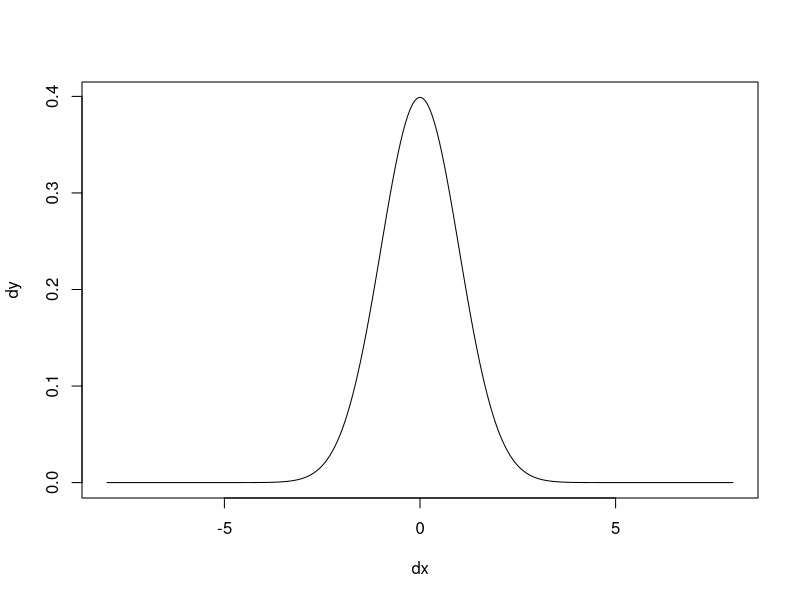
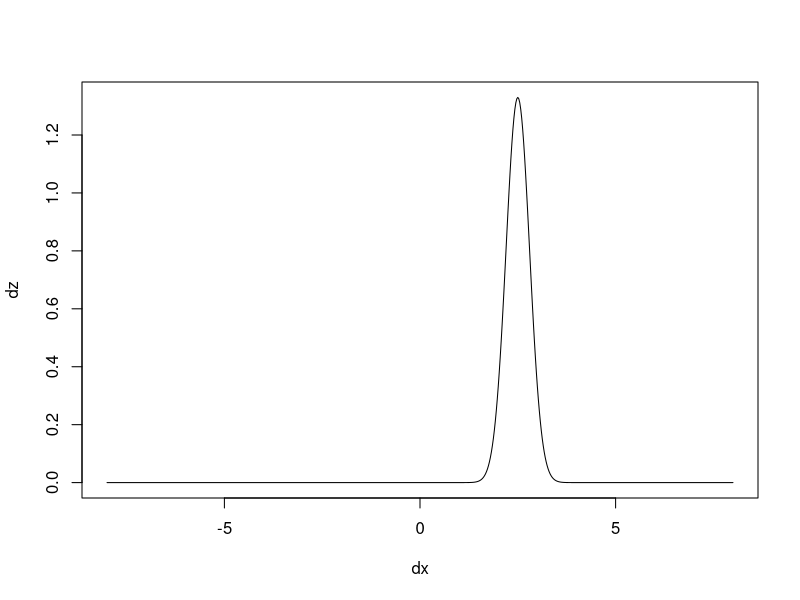
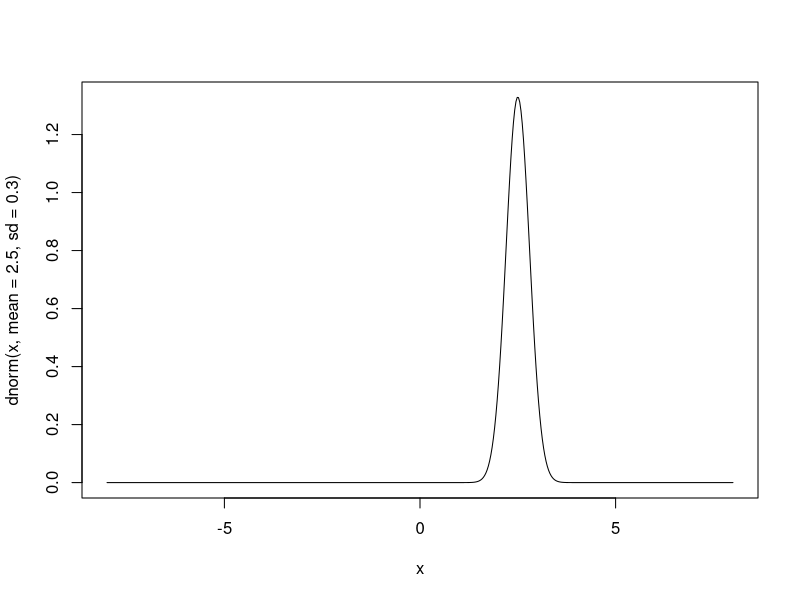
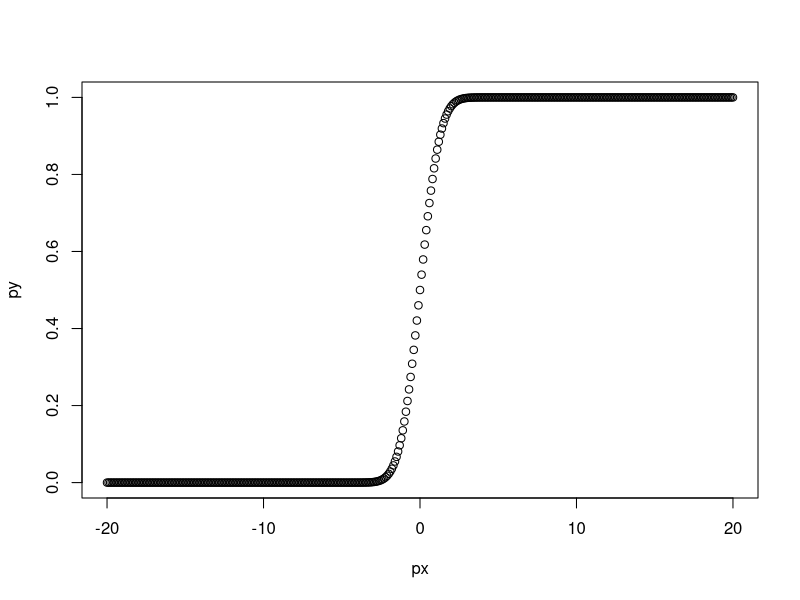
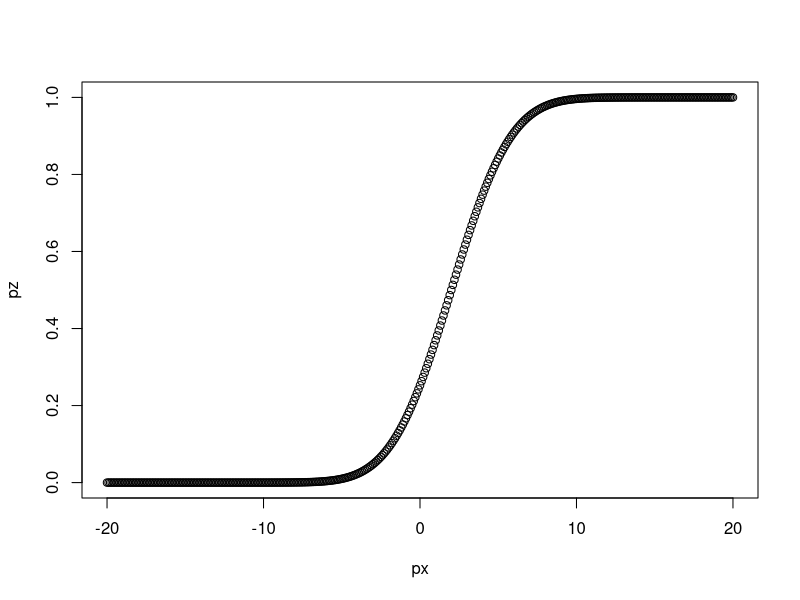
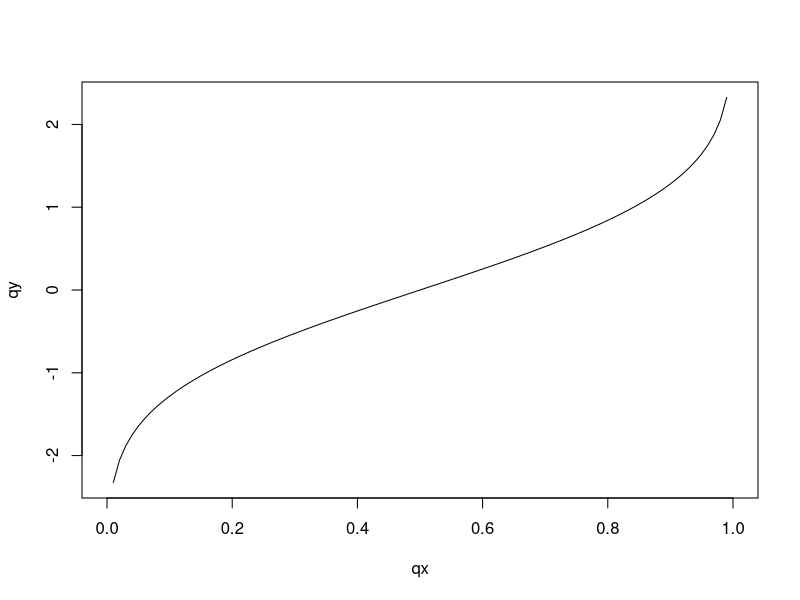
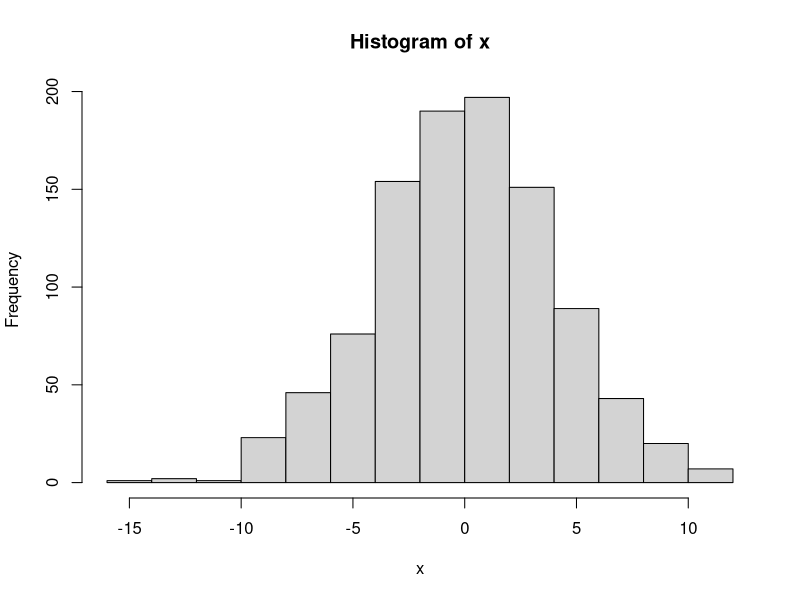
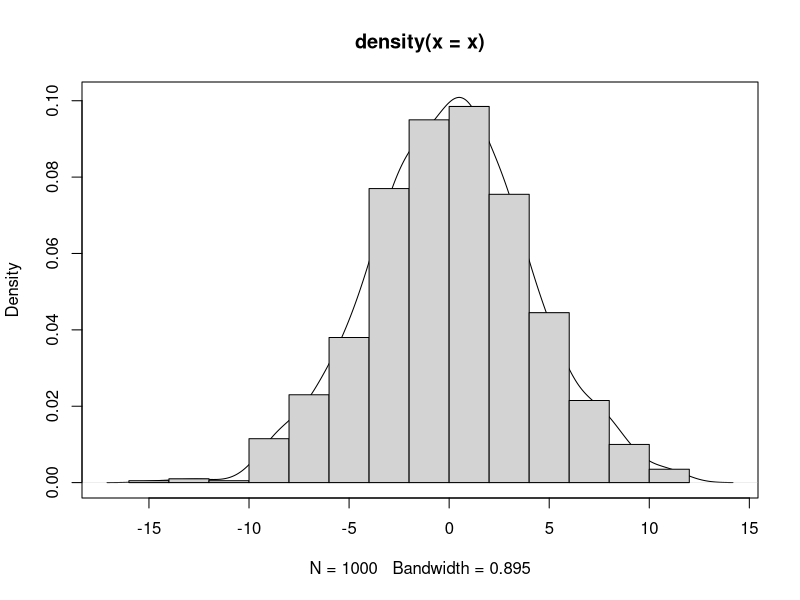

Write R code to recreate these figures, in order. (Note: this script raises an error after producing the figures.)

## Distribuciones

# A modo general, una Distribución es una herramienta matemática que generaliza 
# la noción de una función.

# En R podemos ver la lista de todas las distribuciones que se encuentran incluidas
# en el paquete 'stats', utilizando el siguiente comando:
?Distributions

# Cuatro grandes grupos de funciones de distribución de probabilidad se encuentran
# disponibles en dicho paquete: función de densidad (Density), función de 
# distribución acumulativa (cumulative distribution function), función cuantil 
# (quantile function) y generadores de números al azar (random variate generation).
# Cada función se denomina e identifica con la primer letra seguida del nombre de la
# variable (discreta o continua).
# dxxx
# pxxx
# qxxx
# rxxx

# Ejemplo: Distribución Normal o Gaussiana

# dnorm : Función de Densidad de Probabilidad (PDF en inglés).
# pnorm : Función de Distribución de Probabilidad (CDF en inglés; probabilidad acumulada).
# qnorm : Función de Cuantiles.
# rnorm : Generador aleatorio de números con distribución normal.
# En la ayuda de R se pueden ver las cuatro funciones incluidas para la
# distribución normal (los 5 comandos tienen el mismo efecto):
?Normal
?dnorm
?pnorm
?qnorm
?rnorm

# Las cuatro funciones tienen argumentos que especifican los parámetros
# de la distribución: mean y sd (mu y sigma), tienen los valores por
# defecto 0 y 1 (lo que se denota por la presencia de los "=").
# Otros parámetros varían ya que son específicos de cada función.


## Sobre las funciones:

# dnorm 
# Es la función con forma de campana que la mayoría conocemos.
# Calcula para cada punto observado el valor de la función de densidad.

# Para la función de densidad con una distribución normal el valor en cero vale:
dnorm(0) # cuánto vale la media y el desvío de esta distribución?
# 0.3989423

# Para la función de densidad con una distribución normal y media = 6, el valor
# en cero vale:
dnorm(0, mean = 6)
# 6.075883e-09

# Para la función de densidad con una distribución normal con media = 4 y 
# desvío = 10, el valor en cero vale:
dnorm(0, mean = 6, sd = 10)
# 0.03332246

# Si quiero averiguar el valor para tres números diferentes, los debo concatenar
# con la función c:
dc <- dnorm(c(1, 3, 7))
# 2.419707e-01 4.431848e-03 9.134720e-12

# Si quiero conocer para una determinada secuencia de valores cómo se comporta 
# la función de distribución de densidad, primero debo generar la secuencia:
dx <- seq(-8, 8, by = 0.025)
# dx es un vector con valores entre -20 y 20 tomados de a 0,1.
dy <- dnorm(dx)
# dy usa los valores generados en dx y calcula los valores para la función de 
# densidad con distribución normal
plot(dx, dy, type = 'l')

# ahora le cambiamos la media y el desvío
dz <- dnorm(dx, mean = 2.5, sd = 0.3)
plot(dx, dz, type = 'l')

# Nótese que la función curve también se puede usar para este propósito:
curve(dnorm(x, mean = 2.5, sd = 0.3), from = -8, to = 8, n = 500)

# pnorm
# Es la función que describe P(Y <= X) (probabilidad de que Y sea
# menor o igual a X, siendo X un cuantil e Y una variable aleatoria
# tomada de una distribución normal.
# Naturalmente Y está entre 0 y 1

pnorm(0)
# 0.5

pnorm(0, mean = 2)
# 0.02275013

pnorm(0, mean = 2, sd = 3)
# 0.2524925

pc <- pnorm(c(1, 3, 7))
# 0.8413447 0.9986501 1.0000000

px <- seq(-20, 20, by = 0.1)
py <- pnorm(px)
plot(px, py)

pz <- pnorm(px, mean = 2, sd = 3) 
plot(px, pz)

# qnorm
# Matemáticamente es la función inversa a pnorm (f^-1(x), no 1/f(x)).
# Ejemplo: para una variable al azar con distribución normal, de media 0 y desvío 1,
# la función de probabilidad que devuelve es el usualmente llamado Z-score.

# El ejemplo tal vez más conocido es el del valor de z correspondiente a un alfa de
# 0.05, 1.96 el cual se puede obtener así:

qnorm(0.975)
# 1.959964
# Debe tenerse en cuenta que este valor se obtiene tanto si se trata de un alfa 
# de 0.025 para un test de una sola cola (como en este caso) como para un alfa de
# 0.05 para un test de dos colas.

# Por defecto qnorm considera sólo la cola inferior de la distribución, pero se
# puede cambiar con el argumento lógico lower.tail:
qnorm(0.975, lower.tail = FALSE)

# Otros varios ejemplos (nótese que la entrada debe estar entre 0 y 1):
qnorm(0.5)
# 0
qnorm(0.5, mean = 1)
# 1
qnorm(0.5, mean = 1, sd = 2)
# 1
qnorm(0.5, mean = 2, sd = 2)
# 2
qnorm(0.5, mean = 2, sd = 4)
# 2
qnorm(0.25, mean = 2, sd = 2)
# 0.6510205
qnorm(0.758)
# 0.6998836
qnorm(0.758, mean = 5, sd = 2)
# 6.399767

# Nótese que al cambiar de mean = 0 y sd = 1 ya no estamos hablando de los 
# denominados Z-scores.

qc <- c(0.2, 0.4, 0.65)
qnorm(qc)
# -0.8416212 -0.2533471  0.3853205

qx <- seq(0, 1, by = 0.01)
qy <- qnorm(qx)
plot(qx, qy, type = 'l')


## Números aleatorios en R

# Un número aleatorio surge a partir de una variable al azar que presenta una 
# función de distribución determinada.

# Ejemplo: Para crear 1000 números aleatorios de distribución normal con promedio
# 0 y desvío estándar 1:
x <- rnorm(1000, mean=0, sd=4)
# Para corroborar que el generador funciona bien:
mean(x)  # Debería ser cercano a 0
sd(x)    # y este cercano a 1

# De acuerdo a la ley de los grandes números, cuánto mayor es la cantidad de 
# elementos de x, más cercanos a 0 y 1 son estos valores... invitamos al usuario 
# a que explore lo que ocurre con estos valores al cambiar el primer argumento de 
# rnorm.

# Podemos hacer un resumen de los números generados:
summary(x)

# O un histograma:
hist(x)

# O una curva de densidad:
densidad <- density(x)
plot(densidad)

# O ambos...
hist(x, freq = FALSE, add = TRUE)
# Nótese el uso de los argumentos "freq" y "add" para cambiar las
# opciones por defecto (así grafica densidades y no borra el gráfico
# anterior). En esta parte no se va a profundizar en lo que refiere
# a herramientas gráficas, pero se retomará el tema más adelante.


# Ejemplificando con las tres funciones que vimos anteriormente:

# dnorm
# otra forma de graficar una función de densidad:
curve(dnorm(x), from=-3.5, to=3.5) # recuerde quien era x...
# La función curve dibuja la curva de la función correspondiente dentro de los
# límites pautados por 'from' y 'to'.

# pnorm
curve(pnorm(x), from=-3.5, to=3.5)

# qnorm
curve(qnorm(x), from=-1, to=1)
# Nótese el parecido con:
plot(sort(rnorm(1e3)))

# Puedo combinar dnorm y rnorm para hacer un lindo gráfico:
x <- rnorm(1000)
hist(x, freq=FALSE)
curve(dnorm(x), add=TRUE, col='blue', lwd=2)
lines(density(x), col='red', lwd=2)
# la función lines ajusta una línea al modelo propuesto.


## Función sample (muestreos aleatorios)
?sample

# La función sample hace muestreos de los elementos contenidos en el
# primer argumento. Por defecto muestrea sin reposición todos los
# elementos posibles:
sample(1:5)
sample(1:5)
sample(1:5)

# como el lector puede observar, cada nueva corrida del comando genera un muestreo
# aleatorio, por lo tanto es esperable que el orden de los números sea siempre 
# distinto. Intente probar con una mayor cantidad de números o correr varias veces
# el argumento de arriba...

# Nótese que este comando es básicamente el equivalente a tomar aleatoriamente 
# elementos de un conjunto,
# tal como sucede en una lotería o un sorteo. 

# En la ayuda se pueden ver varios argumentos para modificar el comportamiento 
# de la función. Veamos algunos ejemplos:
sample(1:5, replace=TRUE)  # muestro con reposición
sample(1:5, 2)             # muestrea sólo dos valores, sin reposición
sample(1:5, size = 2)      # ídem
sample(1:5, 2, replace = TRUE) # los dos casos anteriores combinados

# Los mismos resultados se pueden obtener si usamos vectores "character":
sample(c('Homero', 'Marge', 'Bart', 'Lisa', 'Maggie'), 3, replace=TRUE) # nombres
sample(letters, 5) # letras

# Algo que puede confundir: si le damos solamente un número como entrada, puede
# tener comportamientos tal vez inesperados:
sample(10)     # esto es idéntico a pedir "sample(1:10)"
sample(10.3)   # redondea 10.3 --> 10, así que es igual que el anterior o a:
sample(floor(10.3)) # La función floor es para redondear "hacia abajo"
sample(-10.3)  # el comportamiento es distinto ahora, por ser negativo ...

# Otra opción útil puede ser usar el argumento "prob" de la función sample, 
# lo que permite que el muestreo sea sesgado hacia ciertos valores. Este 
# argumento permite asignar distintos valores de peso a cada uno de los 
# elementos del vector a muestrear.

# Considerando el siguiente ejemplo genérico (no correr):
sample(x, 100, replace = T, prob = p)

# Aquí p debe tener la misma longitud/length que x, de forma que se asignen 
# los "pesos relativos" de cada valor de x.

# Por ejemplo, si queremos muestrear los valores 5, 10 y 15 pero de tal
# forma que el valor 5 sea 3 veces más frecuente que el 15, y que el
# el 10 sea 2 veces más frecuente que el 15, entonces podemos ingresar:
muestreo <- sample(c(5, 10, 15), size=6000, prob=c(3, 2, 1), replace=T)
x <- table(muestreo)
x  # x tiene por nombres los valores 5, 10 y 15
x['5'] / x['15']  # ¿Es el valor que esperábamos?
x['5'] / x['10']  # ¿Es el valor que esperábamos?
# las comillas indican el nombre del elemento
# en el resultado el 5 indica el nombre del elemento, de forma similar
# a cuando pedimos que muestre x.

# Nótese que:
# prob es un sólo argumento, pero eso no equivale a un sólo número, si no
# a un sólo objeto (en este caso un vector, con tres elementos).
# prob puede aceptar valores decimales, incluso pueden asignarse
# probabilidades, aunque da error si alguno es negativo.
# Internamente los valores son siempre convertidos a un valor
# de probabilidad (entre 0 y 1); si el usuario ingresa lo siguiente:
# prob=c(A, B, C)
# Entonces transforma los valores así:
# a = A / (A + B + C)
# b = B / (A + B + C)
# c = C / (A + B + C)
# Y utiliza a, b y c como las probabilidades de que sean muestreados
# los elementos correspondiente del vector a muestrear.
